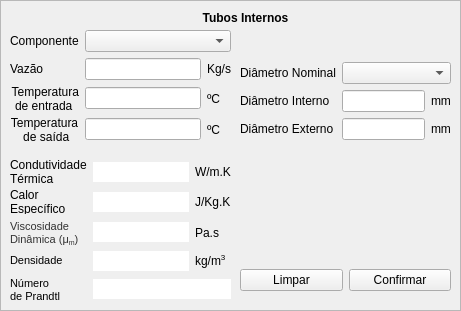
   <widget class="QFrame" name="frame_2">
    <property name="geometry">
     <rect>
      <x>0</x>
      <y>320</y>
      <width>461</width>
      <height>311</height>
     </rect>
    </property>
    <property name="frameShape">
     <enum>QFrame::StyledPanel</enum>
    </property>
    <property name="frameShadow">
     <enum>QFrame::Sunken</enum>
    </property>
    <property name="lineWidth">
     <number>25</number>
    </property>
    <property name="midLineWidth">
     <number>25</number>
    </property>
    <widget class="QWidget" name="formLayoutWidget_4">
     <property name="geometry">
      <rect>
       <x>10</x>
       <y>30</y>
       <width>221</width>
       <height>112</height>
      </rect>
     </property>
     <layout class="QGridLayout" name="gridLayout_6">
      <item row="2" column="1">
       <widget class="QLineEdit" name="T_entr2"/>
      </item>
      <item row="1" column="1">
       <widget class="QLineEdit" name="Vazao2"/>
      </item>
      <item row="2" column="0">
       <widget class="QLabel" name="label_26">
        <property name="cursor">
         <cursorShape>WhatsThisCursor</cursorShape>
        </property>
        <property name="text">
         <string>Temperatura 
 de entrada  </string>
        </property>
        <property name="alignment">
         <set>Qt::AlignRight|Qt::AlignTrailing|Qt::AlignVCenter</set>
        </property>
       </widget>
      </item>
      <item row="3" column="1">
       <widget class="QLineEdit" name="T_said2"/>
      </item>
      <item row="1" column="0">
       <widget class="QLabel" name="label_27">
        <property name="cursor">
         <cursorShape>ArrowCursor</cursorShape>
        </property>
        <property name="autoFillBackground">
         <bool>false</bool>
        </property>
        <property name="text">
         <string>Vazão</string>
        </property>
       </widget>
      </item>
      <item row="3" column="0">
       <widget class="QLabel" name="label_20">
        <property name="cursor">
         <cursorShape>WhatsThisCursor</cursorShape>
        </property>
        <property name="text">
         <string>Temperatura
 de saída</string>
        </property>
        <property name="alignment">
         <set>Qt::AlignCenter</set>
        </property>
       </widget>
      </item>
      <item row="3" column="2">
       <widget class="QLabel" name="label_52">
        <property name="text">
         <string>ºC</string>
        </property>
       </widget>
      </item>
      <item row="1" column="2">
       <widget class="QLabel" name="label_53">
        <property name="text">
         <string>Kg/s</string>
        </property>
       </widget>
      </item>
      <item row="2" column="2">
       <widget class="QLabel" name="label_54">
        <property name="text">
         <string>ºC</string>
        </property>
       </widget>
      </item>
      <item row="0" column="0">
       <widget class="QLabel" name="label_56">
        <property name="text">
         <string>&lt;html&gt;&lt;head/&gt;&lt;body&gt;&lt;p&gt;Componente&lt;/p&gt;&lt;/body&gt;&lt;/html&gt;</string>
        </property>
       </widget>
      </item>
      <item row="0" column="1" colspan="2">
       <widget class="QComboBox" name="fluidos2"/>
      </item>
     </layout>
    </widget>
    <widget class="QWidget" name="horizontalLayoutWidget_2">
     <property name="geometry">
      <rect>
       <x>240</x>
       <y>260</y>
       <width>211</width>
       <height>41</height>
      </rect>
     </property>
     <layout class="QHBoxLayout" name="horizontalLayout_3">
      <item>
       <widget class="QPushButton" name="clear2">
        <property name="text">
         <string>Limpar</string>
        </property>
       </widget>
      </item>
      <item>
       <widget class="QPushButton" name="confir2">
        <property name="text">
         <string>Confirmar</string>
        </property>
       </widget>
      </item>
     </layout>
    </widget>
    <widget class="QWidget" name="formLayoutWidget_6">
     <property name="geometry">
      <rect>
       <x>240</x>
       <y>29</y>
       <width>211</width>
       <height>111</height>
      </rect>
     </property>
     <layout class="QGridLayout" name="gridLayout_7">
      <item row="3" column="2">
       <widget class="QLabel" name="label_57">
        <property name="text">
         <string>mm</string>
        </property>
       </widget>
      </item>
      <item row="2" column="2">
       <widget class="QLabel" name="label_55">
        <property name="text">
         <string>mm</string>
        </property>
       </widget>
      </item>
      <item row="1" column="1" colspan="2">
       <widget class="QComboBox" name="nom_diam2"/>
      </item>
      <item row="1" column="0">
       <widget class="QLabel" name="label_59">
        <property name="text">
         <string>&lt;html&gt;&lt;head/&gt;&lt;body&gt;&lt;p&gt;Diâmetro Nominal&lt;/p&gt;&lt;/body&gt;&lt;/html&gt;</string>
        </property>
       </widget>
      </item>
      <item row="2" column="1">
       <widget class="QLineEdit" name="diam_int2"/>
      </item>
      <item row="3" column="1">
       <widget class="QLineEdit" name="diam_ext2"/>
      </item>
      <item row="3" column="0">
       <widget class="QLabel" name="label_58">
        <property name="enabled">
         <bool>true</bool>
        </property>
        <property name="text">
         <string>&lt;html&gt;&lt;head/&gt;&lt;body&gt;&lt;p&gt;Diâmetro Externo&lt;/p&gt;&lt;/body&gt;&lt;/html&gt;</string>
        </property>
       </widget>
      </item>
      <item row="2" column="0">
       <widget class="QLabel" name="label_60">
        <property name="text">
         <string>&lt;html&gt;&lt;head/&gt;&lt;body&gt;&lt;p&gt;Diâmetro Interno&lt;/p&gt;&lt;/body&gt;&lt;/html&gt;</string>
        </property>
       </widget>
      </item>
      <item row="0" column="1">
       <spacer name="verticalSpacer_3">
        <property name="orientation">
         <enum>Qt::Vertical</enum>
        </property>
        <property name="sizeHint" stdset="0">
         <size>
          <width>18</width>
          <height>48</height>
         </size>
        </property>
       </spacer>
      </item>
     </layout>
    </widget>
    <widget class="QWidget" name="gridLayoutWidget_2">
     <property name="geometry">
      <rect>
       <x>10</x>
       <y>160</y>
       <width>221</width>
       <height>141</height>
      </rect>
     </property>
     <layout class="QGridLayout" name="gridLayout_2">
      <item row="3" column="0">
       <widget class="QLabel" name="label_22">
        <property name="mouseTracking">
         <bool>true</bool>
        </property>
        <property name="text">
         <string>Calor
Específico</string>
        </property>
       </widget>
      </item>
      <item row="6" column="1" colspan="2">
       <widget class="QLineEdit" name="Pr2">
        <property name="frame">
         <bool>false</bool>
        </property>
       </widget>
      </item>
      <item row="6" column="0">
       <widget class="QLabel" name="label_42">
        <property name="text">
         <string>&lt;!DOCTYPE HTML PUBLIC &quot;-//W3C//DTD HTML 4.0//EN&quot; &quot;http://www.w3.org/TR/REC-html40/strict.dtd&quot;&gt;
&lt;html&gt;&lt;head&gt;&lt;meta name=&quot;qrichtext&quot; content=&quot;1&quot; /&gt;&lt;style type=&quot;text/css&quot;&gt;
p, li { white-space: pre-wrap; }
&lt;/style&gt;&lt;/head&gt;&lt;body style=&quot; font-family:'MS Shell Dlg 2'; font-size:8pt; font-weight:400; font-style:normal;&quot;&gt;
&lt;p style=&quot; margin-top:0px; margin-bottom:0px; margin-left:0px; margin-right:0px; -qt-block-indent:0; text-indent:0px;&quot;&gt;Número&lt;/p&gt;
&lt;p style=&quot; margin-top:0px; margin-bottom:0px; margin-left:0px; margin-right:0px; -qt-block-indent:0; text-indent:0px;&quot;&gt;de Prandtl&lt;/p&gt;&lt;/body&gt;&lt;/html&gt;</string>
        </property>
       </widget>
      </item>
      <item row="4" column="2">
       <widget class="QLabel" name="label_65">
        <property name="text">
         <string>Pa.s</string>
        </property>
       </widget>
      </item>
      <item row="5" column="0">
       <widget class="QLabel" name="label_62">
        <property name="text">
         <string>&lt;!DOCTYPE HTML PUBLIC &quot;-//W3C//DTD HTML 4.0//EN&quot; &quot;http://www.w3.org/TR/REC-html40/strict.dtd&quot;&gt;
&lt;html&gt;&lt;head&gt;&lt;meta name=&quot;qrichtext&quot; content=&quot;1&quot; /&gt;&lt;style type=&quot;text/css&quot;&gt;
p, li { white-space: pre-wrap; }
&lt;/style&gt;&lt;/head&gt;&lt;body style=&quot; font-family:'MS Shell Dlg 2'; font-size:8pt; font-weight:400; font-style:normal;&quot;&gt;
&lt;p style=&quot; margin-top:0px; margin-bottom:0px; margin-left:0px; margin-right:0px; -qt-block-indent:0; text-indent:0px;&quot;&gt;Densidade&lt;/p&gt;&lt;/body&gt;&lt;/html&gt;</string>
        </property>
       </widget>
      </item>
      <item row="2" column="1">
       <widget class="QLineEdit" name="k2">
        <property name="frame">
         <bool>false</bool>
        </property>
       </widget>
      </item>
      <item row="4" column="0">
       <widget class="QLabel" name="label_24">
        <property name="text">
         <string>&lt;!DOCTYPE HTML PUBLIC &quot;-//W3C//DTD HTML 4.0//EN&quot; &quot;http://www.w3.org/TR/REC-html40/strict.dtd&quot;&gt;
&lt;html&gt;&lt;head&gt;&lt;meta name=&quot;qrichtext&quot; content=&quot;1&quot; /&gt;&lt;style type=&quot;text/css&quot;&gt;
p, li { white-space: pre-wrap; }
&lt;/style&gt;&lt;/head&gt;&lt;body style=&quot; font-family:'MS Shell Dlg 2'; font-size:8pt; font-weight:400; font-style:normal;&quot;&gt;
&lt;p style=&quot; margin-top:0px; margin-bottom:0px; margin-left:0px; margin-right:0px; -qt-block-indent:0; text-indent:0px;&quot;&gt;&lt;span style=&quot; font-family:''MS Shell Dlg 2,8,sans-serif'; color:#333333;&quot;&gt;Viscosidade &lt;/span&gt;&lt;/p&gt;
&lt;p style=&quot; margin-top:0px; margin-bottom:0px; margin-left:0px; margin-right:0px; -qt-block-indent:0; text-indent:0px;&quot;&gt;&lt;span style=&quot; font-family:''MS Shell Dlg 2,8,sans-serif'; color:#333333;&quot;&gt;Dinâmica (μ&lt;/span&gt;&lt;span style=&quot; font-family:'MS Shell Dlg 2,8,sans-serif'; color:#333333; vertical-align:sub;&quot;&gt;m&lt;/span&gt;&lt;span style=&quot; font-family:''MS Shell Dlg 2,8,sans-serif'; color:#333333;&quot;&gt;)&lt;/span&gt;&lt;/p&gt;&lt;/body&gt;&lt;/html&gt;</string>
        </property>
       </widget>
      </item>
      <item row="5" column="1">
       <widget class="QLineEdit" name="Densidade2">
        <property name="frame">
         <bool>false</bool>
        </property>
       </widget>
      </item>
      <item row="3" column="1">
       <widget class="QLineEdit" name="cp2">
        <property name="frame">
         <bool>false</bool>
        </property>
       </widget>
      </item>
      <item row="2" column="0">
       <widget class="QLabel" name="label_41">
        <property name="text">
         <string>Condutividade
Térmica</string>
        </property>
       </widget>
      </item>
      <item row="4" column="1">
       <widget class="QLineEdit" name="Viscos2">
        <property name="frame">
         <bool>false</bool>
        </property>
       </widget>
      </item>
      <item row="5" column="2">
       <widget class="QLabel" name="label_63">
        <property name="text">
         <string>&lt;html&gt;&lt;head/&gt;&lt;body&gt;&lt;p&gt;kg/m&lt;span style=&quot; vertical-align:super;&quot;&gt;3&lt;/span&gt;&lt;/p&gt;&lt;/body&gt;&lt;/html&gt;</string>
        </property>
       </widget>
      </item>
      <item row="2" column="2">
       <widget class="QLabel" name="label_64">
        <property name="text">
         <string>W/m.K</string>
        </property>
       </widget>
      </item>
      <item row="3" column="2">
       <widget class="QLabel" name="label_66">
        <property name="text">
         <string>J/Kg.K</string>
        </property>
       </widget>
      </item>
     </layout>
    </widget>
    <widget class="QLabel" name="label_5">
     <property name="geometry">
      <rect>
       <x>240</x>
       <y>200</y>
       <width>201</width>
       <height>41</height>
      </rect>
     </property>
     <property name="text">
      <string>&lt;html&gt;&lt;head/&gt;&lt;body&gt;&lt;p align=&quot;center&quot;/&gt;&lt;/body&gt;&lt;/html&gt;</string>
     </property>
    </widget>
    <widget class="QLabel" name="label_45">
     <property name="geometry">
      <rect>
       <x>180</x>
       <y>10</y>
       <width>131</width>
       <height>16</height>
      </rect>
     </property>
     <property name="text">
      <string>&lt;html&gt;&lt;head/&gt;&lt;body&gt;&lt;p align=&quot;center&quot;&gt;&lt;span style=&quot; font-weight:600;&quot;&gt;Tubos Internos&lt;/span&gt;&lt;/p&gt;&lt;/body&gt;&lt;/html&gt;</string>
     </property>
    </widget>
   </widget>
